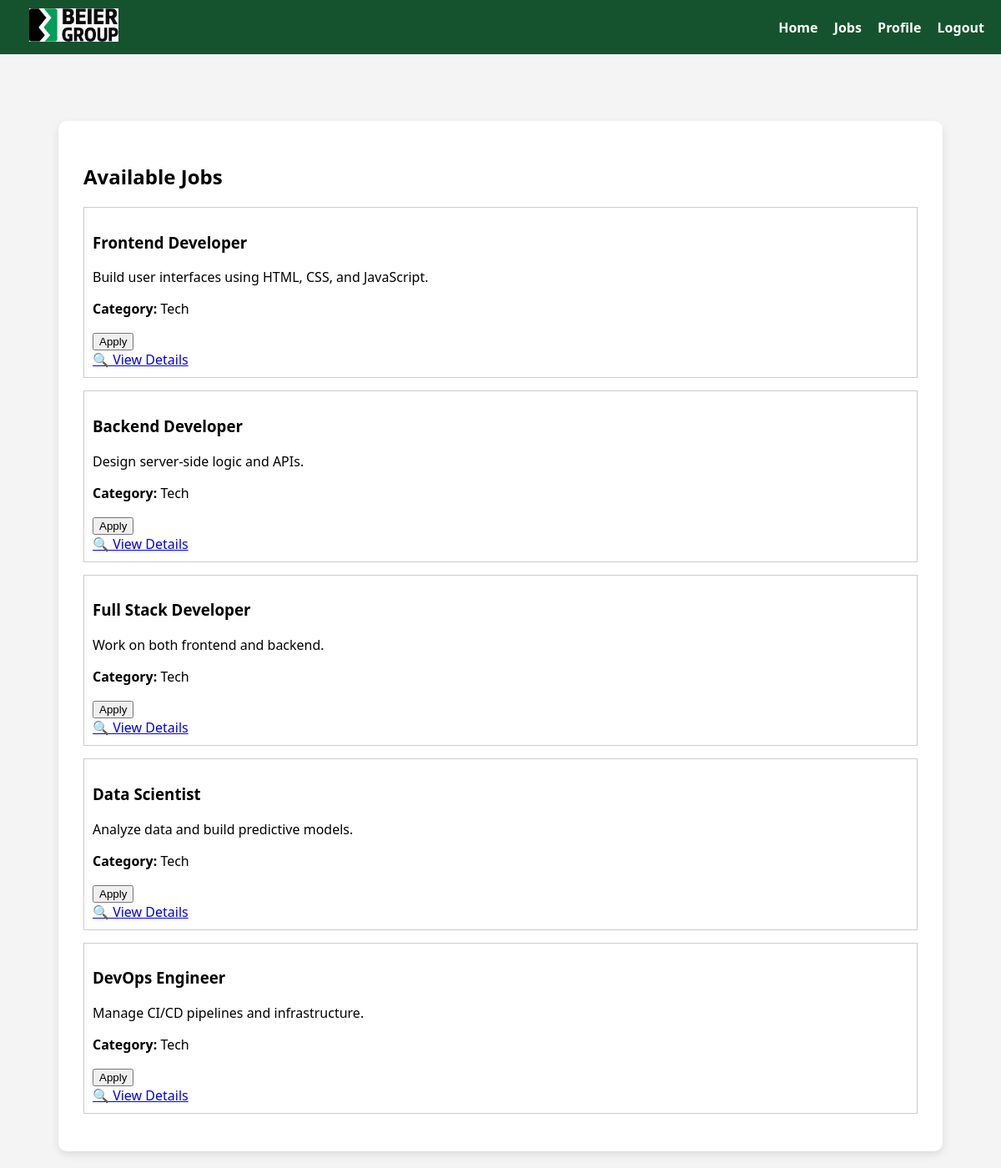
Screenshot of /jobs (signed in) with the database file from the repository.
### pp.py (models this page shows)
class Job(db.Model):
    id = db.Column(db.Integer, primary_key=True)
    title = db.Column(db.String(100), nullable=False)
    description = db.Column(db.Text, nullable=False)
    category = db.Column(db.String(50), nullable=False)  # e.g. Tech, Admin, etc.
    created_at = db.Column(db.DateTime, default=datetime.utcnow)

### pp.py (the view)
@app.route('/jobs')
@login_required
def view_jobs():
    all_jobs = Job.query.all()
    if current_user.is_authenticated:
        user_apps = [app.job_id for app in Application.query.filter_by(user_id=current_user.id).all()]
    else:
        user_apps = []
    return render_template('jobs.html', jobs=all_jobs, user_applications=user_apps)

### pp.py (called while the page is built)
@login_manager.user_loader
def load_user(user_id):
    return User.query.get(int(user_id))

### templates/jobs.html (shortened to what this page needs)
{% extends 'base.html' %}
{% block content %}
<h2>Available Jobs</h2>
{% for job in jobs %}
  <div style="border: 1px solid #ccc; padding: 10px; margin-bottom: 15px;">
    <h3>{{ job.title }}</h3>
    <p>{{ job.description }}</p>
    <p><strong>Category:</strong> {{ job.category }}</p>
    {% if current_user.is_authenticated %}
      {% if job.id in user_applications %}
        <p style="color: green;">✅ You already applied for this job.</p>
      {% else %}
        <form method="POST" action="{{ url_for('apply_job', job_id=job.id) }}">
          <button type="submit">Apply</button>
        </form>
      {% endif %}
    {% else %}
      <p><a href="{{ url_for('login') }}">Log in</a> to apply for jobs 🧑‍💻</p>
    {% endif %}
    <a href="{{ url_for('job_detail', job_id=job.id) }}">🔍 View Details</a>
  </div>
{% endfor %}
{% endblock %}

### templates/base.html (shortened to what this page needs)
<!DOCTYPE html>
<html lang="en">
<head>
</head>
<body>
  <nav>
    <div>
      <a href="{{ url_for('landing_page') }}"><img src="{{ url_for('static', filename='bb-logo.png') }}" alt="Logo" height="40"></a>
    </div>
    <div>
      <a href="{{ url_for('landing_page') }}">Home</a>
      <a href="{{ url_for('view_jobs') }}">Jobs</a>
      {% if current_user.is_authenticated %}
        <a href="{{ url_for('profile') }}">Profile</a>
        <a href="{{ url_for('logout') }}">Logout</a>
      {% else %}
        <a href="{{ url_for('login') }}">Login</a>
        <a href="{{ url_for('register') }}">Register</a>
      {% endif %}
    </div>
  </nav>
  <main>
    {% block content %}{% endblock %}
  </main>
</body>
</html>

### templates/base.html (style rules this page uses)
body { font-family: 'Segoe UI', sans-serif; background-color: #f4f4f4; margin: 0; }
nav { background-color: #14532d; padding: 10px 20px; display: flex; justify-content: space-between; align-items: center; color: white; }
nav a { color: white; margin-left: 15px; text-decoration: none; font-weight: bold; }
main { max-width: 1000px; margin: 80px auto 20px; background: white; padding: 30px; border-radius: 10px; box-shadow: 0 4px 10px rgba(0, 0, 0, 0.1); }

### rows the page displays
Job: title "Frontend Developer", description "Build user interfaces using HTML, CSS, and JavaScript.", category "Tech"
Job: title "Backend Developer", description "Design server-side logic and APIs.", category "Tech"
Job: title "Full Stack Developer", description "Work on both frontend and backend.", category "Tech"
Job: title "Data Scientist", description "Analyze data and build predictive models.", category "Tech"
Job: title "DevOps Engineer", description "Manage CI/CD pipelines and infrastructure.", category "Tech"
